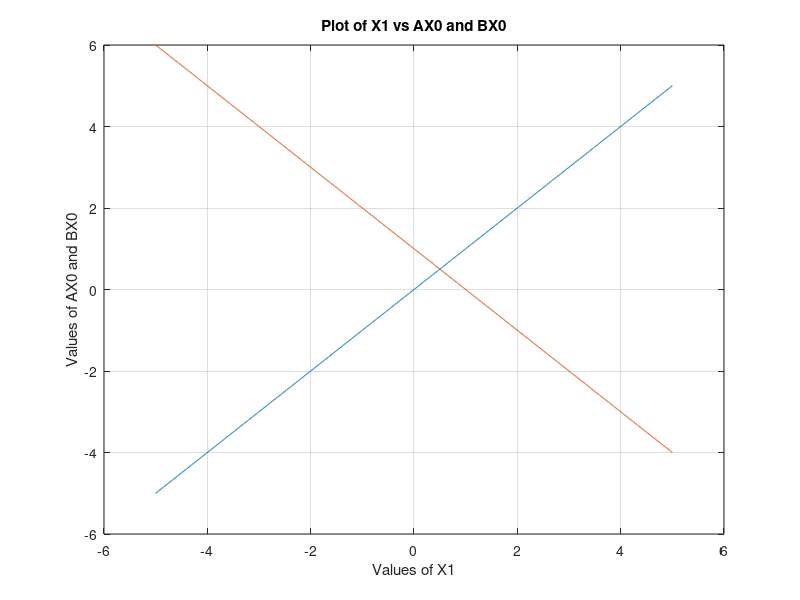

Write MATLAB code to recreate this figure.
%                   Solution for Core Lesson 3 Problem 3-4

%setting up X1

X1 = [-5:0.01:5];

%evaluating the equations. AX0 is the first equation and BX0 is the second
%equation
AX0 = X1 + 0;
BX0 = -1*X1 + 1;

%plottting the graph

plot(X1, AX0);
title('Plot of X1 vs AX0 and BX0');
xlabel('Values of X1');
ylabel('Values of AX0 and BX0');
grid;

hold on;

plot(X1, BX0);

%the lines at intesect (0.5,0.5)

%expressing the equations in standard matrix form

A = [1 -1
    1 1];

B = [0
    1];

%solving the x vector using both matrix division and inverse command

X_inv = inv(A)*B
X_div = A\B

%both operations return the same value hence it is confirmed that the
%solution is (0.5,0.5)
